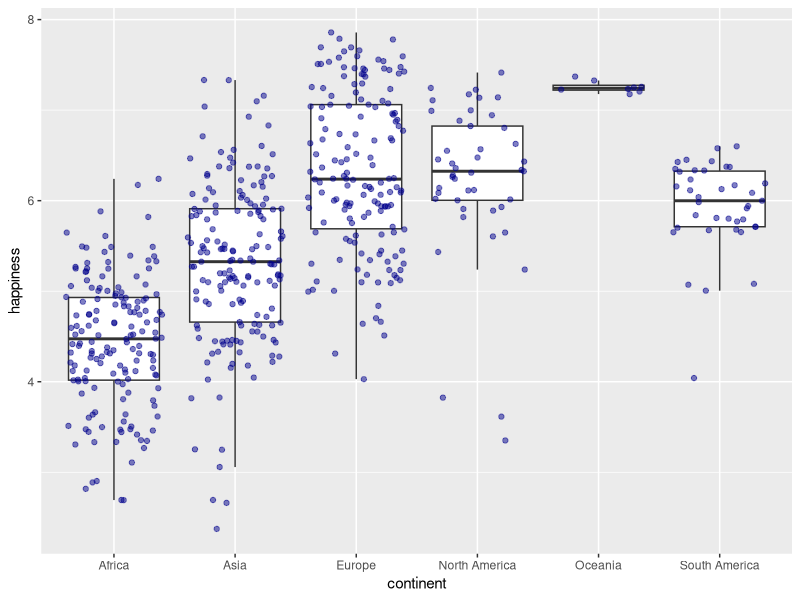
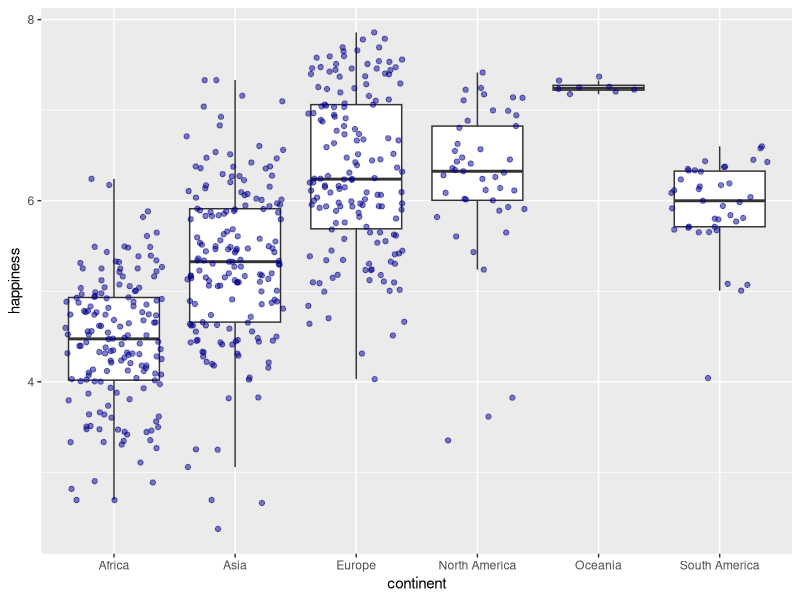
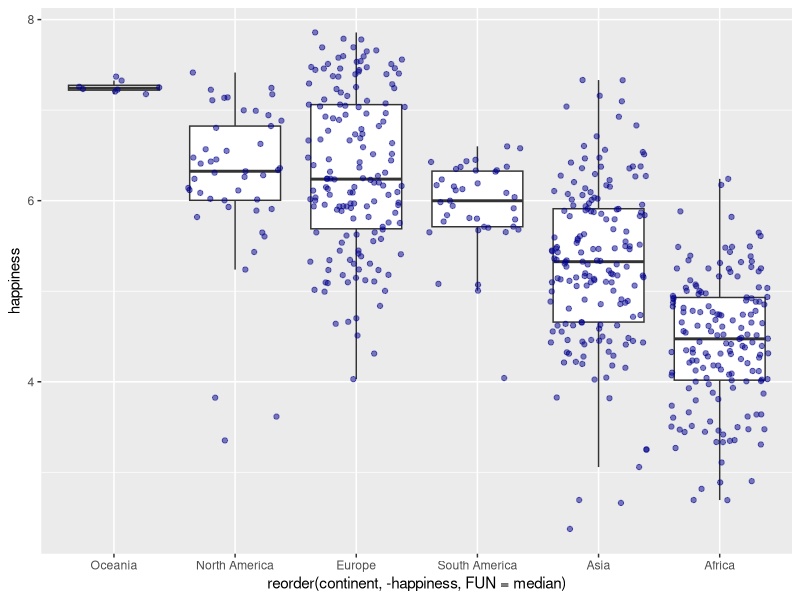
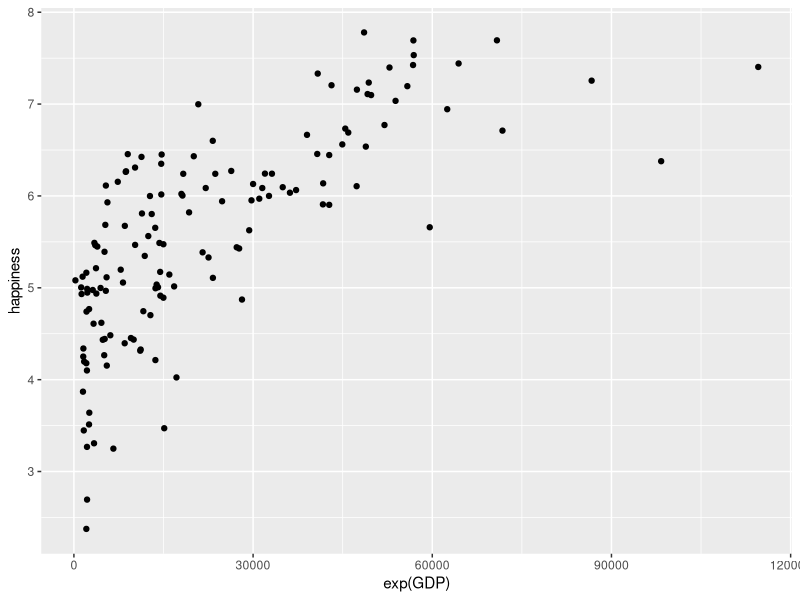
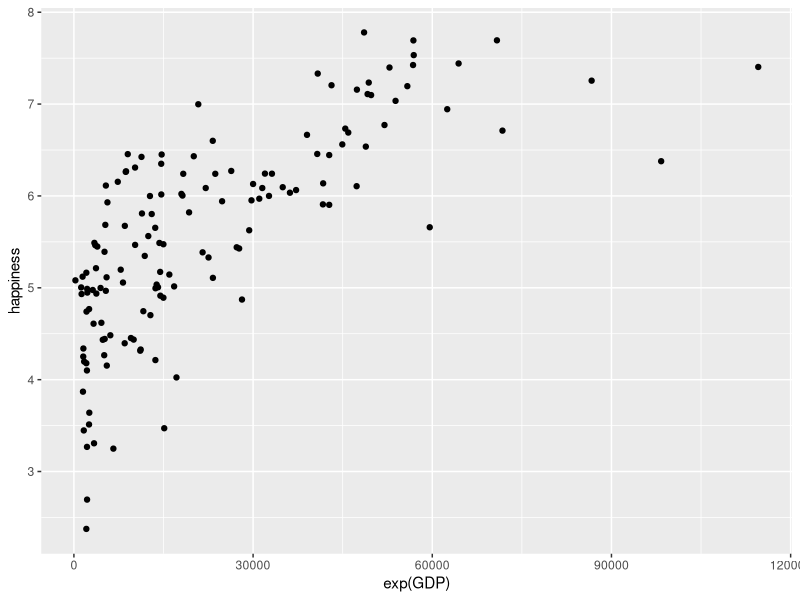
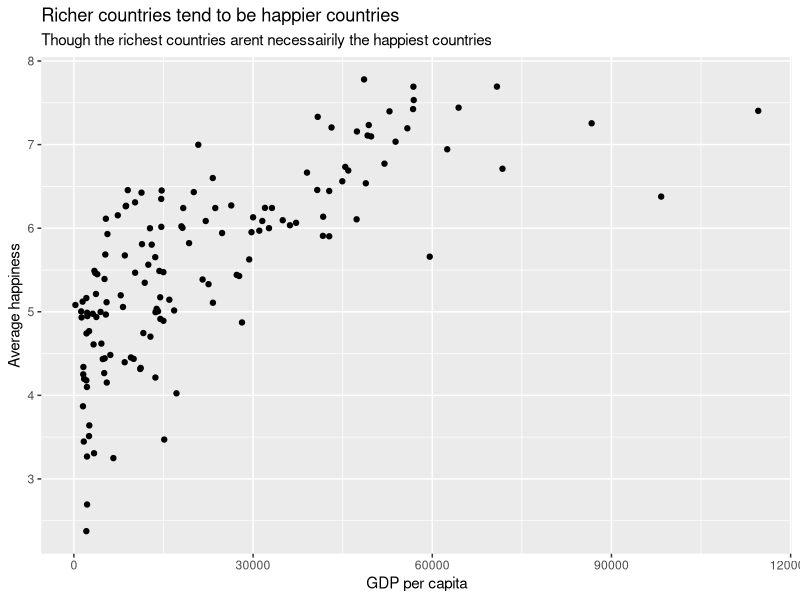
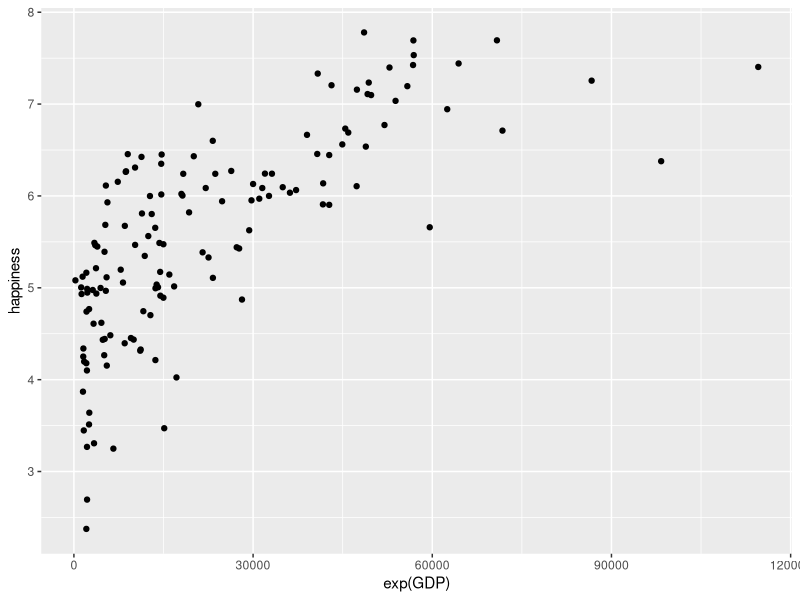
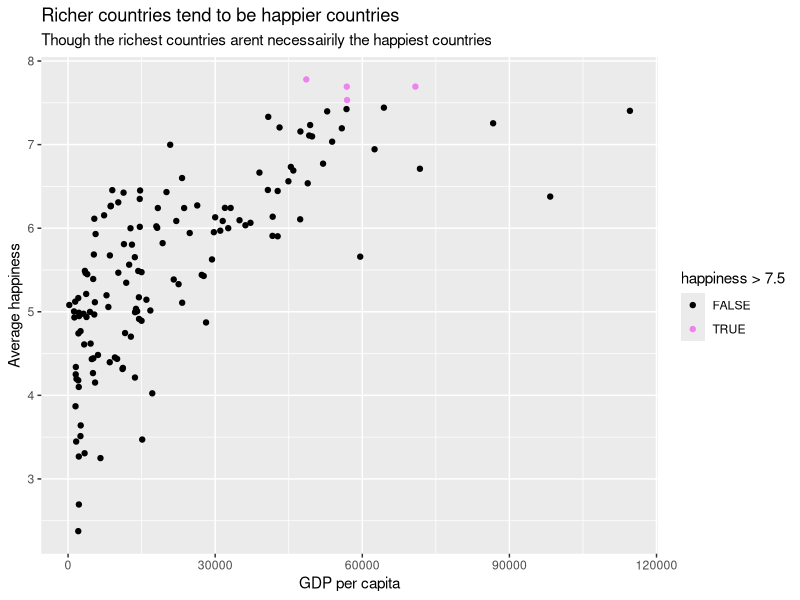

Write the R code that produced these figures, in order. (Note: this script raises an error after producing the figures.)
## ---- chunk 1
knitr::opts_chunk$set(echo = TRUE)
## ---- chunk 2


## ---- chunk 3
# Install packages. You only need to do this once on a given machine
install.packages('tidyverse', 'ggrepel') 

# Load packages. Everytime you open a new workspace.
library(tidyverse)
library(ggrepel)

## ---- chunk 4

## ---- chunk 5

#you will need to direct this to your own folder using the file path. Or by going to the "session" menu, selecting "set working directory" and navigating to the appropriate folder
setwd("/Users/lmn7/Downloads/ggplot2_workshop-main")

happy = read.csv("Happiness.csv")
str(happy)

happy$country_name <- as.factor(happy$country_name)
happy$continent <- as.factor(happy$continent)
## ---- chunk 6


## ---- chunk 7
ggplot(happy, aes(continent, happiness))+
  geom_boxplot(outlier.shape=NA)+
  geom_jitter(alpha=.5, col='darkblue')

## ---- chunk 8
ggplot(happy, aes(continent, happiness))+
  geom_boxplot(outlier.shape=NA)+
  geom_jitter(alpha=.5, col='darkblue')
## ---- chunk 9
ggplot(happy, 
       aes(reorder(continent, -happiness, FUN=median), happiness))+
  geom_boxplot(outlier.shape=NA)+
  geom_jitter(alpha=.5, col='darkblue')
## ---- chunk 10




## ---- chunk 11
ggplot(happy %>% filter(year==2019), 
       aes(exp(GDP), happiness))+
  geom_point()
## ---- chunk 12

ggplot(happy %>% filter(year==2019), aes(exp(GDP), happiness))+
    geom_point()

## ---- chunk 13
ggplot(happy %>% filter(year==2019), 
       aes(exp(GDP), happiness))+
  geom_point() +
  labs(x='GDP per capita', y='Average happiness',title= 'Richer countries tend to be happier countries', subtitle='Though the richest countries arent necessairily the happiest countries')
## ---- chunk 14
ggplot(happy %>% filter(year==2019), 
       aes(exp(GDP), happiness))+
  geom_point()

## ---- chunk 15
prettyColors = c('black','violet')

ggplot(happy %>% filter(year==2019), 
       aes(exp(GDP), happiness))+
  geom_point(aes(col=happiness>7.5)) +
  labs(x='GDP per capita', y='Average happiness',title= 'Richer countries tend to be happier countries', subtitle='Though the richest countries arent necessairily the happiest countries')+
  scale_color_manual(values = prettyColors)


## ---- chunk 16
prettyColors = c('black','violet')

ggplot(happy, aes(exp(GDP), happiness))+
  geom_point(aes(col=happiness>7.5)) +
  labs(x='GDP per capita', y='Average happiness',title= 'Richer countries tend to be happier countries', subtitle='In 2019 the happiest countries were all Nordic countries')+
  scale_color_manual(values = prettyColors)+

## ---- chunk 17

prettyColors = c('black','violet')

happy19 = happy %>% filter(year==2019)

ggplot(happy19, aes(exp(GDP), happiness))+
  geom_point(aes(col=happiness>7.5)) +
  labs(x='GDP per capita', y='Average happiness',title= 'Richer countries tend to be happier countries', subtitle='In 2019 the happiest countries were all Nordic countries')+
  scale_color_manual(values = prettyColors)+
  geom_text_repel(data=happy19 %>% filter(happiness >7.5), 
                  aes(x=exp(GDP), y=happiness,
                      label=country_name), col='violet')



